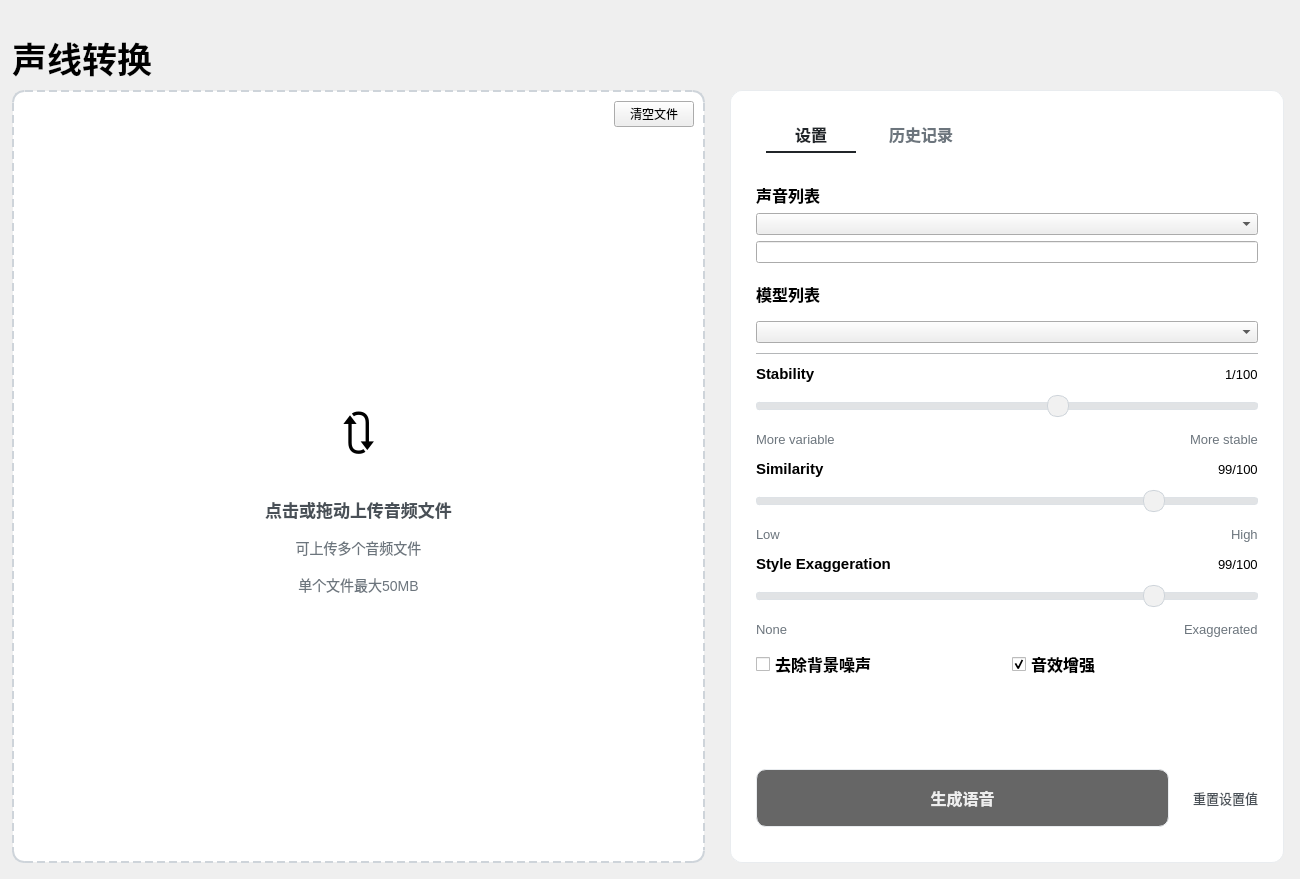
<?xml version="1.0" encoding="UTF-8"?>
<ui version="4.0">
 <class>VoiceChanger</class>
 <widget class="QWidget" name="VoiceChanger">
  <property name="geometry">
   <rect>
    <x>0</x>
    <y>0</y>
    <width>1300</width>
    <height>879</height>
   </rect>
  </property>
  <property name="windowTitle">
   <string>Form</string>
  </property>
  <property name="styleSheet">
   <string notr="true">/*
Overall Style
*/
QWidget#centralwidget {
    background-color: #F8F9FA;
}

/*
Labels
*/


QLabel#uploadTextLabel_1 {
    color: #495057;
    font-size: 17px;
    font-weight: 500;

}


QLabel#uploadTextLabel_3 {
    color: #6C757D;
    font-size: 14px;

}
QLabel#uploadTextLabel_2 {
    color: #6C757D;
    font-size: 14px;

}


/*
Buttons
*/
QPushButton#generateButton {
    border-radius: 10px;
    border: 1px solid #E9ECEF;
    background-color: #666666;
    color: #eeeeee;
    text-align: center;
    font-weight: 600;
    font-size: 16px;
    padding: 16px;
}

QPushButton#generateButton:hover {
    background-color: #999999;
}

QPushButton#resetButton {
    background-color: transparent;
    border: none;
    color: #495057;
    font-size: 13px;
    text-align: right;
}

QPushButton#resetButton:hover {
    text-decoration: underline;
}

/*
Tab Widget
*/
QTabWidget::pane {
    border: none;
}

QTabBar::tab {
    width: 90px;
    height: 35px;
    font-size: 16px;
    font-weight: 500;
    color: #6C757D;
    border-bottom: 2px solid transparent;

    margin: 10px 10px 10px 10px;
}

QTabBar::tab:selected {
    color: #212529;
    border-bottom: 2px solid #212529;
}

QTabBar::tab:hover {
    color: #212529;
}

/*
Sliders
*/
QSlider {
    padding: 5px 0;
}

QSlider::groove:horizontal {
    border: 1px solid #DEE2E6;
    background: #e1e3e5;
    height: 6px;
    border-radius: 3px;
}

QSlider::handle:horizontal {
    background: #F1F1F1;
    border: 1px solid #CED4DA;
    width: 20px;
    height: 20px;
    margin: -8px 0;
    border-radius: 10px;
}

QSlider::handle:horizontal:hover {
    border-color: #ADB5BD;
}

/*
Switches (Styled QCheckBox)
*/

CheckBox {
    font-size: 14px;
    color: #343A40;
    font-weight: 500;
}
/*
Frames and Separators
*/
QFrame#uploadFrame {
    background-color: #FFFFFF;
    border: 2px dashed #CED4DA;
    border-radius: 12px;
}

QFrame#uploadFrame:hover {
    background-color: #FFFFFF;
    border: 2px dashed #a1bbd7;
    border-radius: 12px;
}

QFrame#rightPanelFrame {
    background-color: #FFFFFF;
    border: 1px solid #E9ECEF;
    border-radius: 12px;
    padding: 10px;
}

QFrame#separatorLine {
    background-color: #E9ECEF;
}</string>
  </property>
  <layout class="QVBoxLayout" name="verticalLayout">
   <property name="leftMargin">
    <number>12</number>
   </property>
   <property name="topMargin">
    <number>32</number>
   </property>
   <property name="rightMargin">
    <number>16</number>
   </property>
   <property name="bottomMargin">
    <number>16</number>
   </property>
   <item>
    <widget class="QLabel" name="PackageTitile">
     <property name="maximumSize">
      <size>
       <width>16777215</width>
       <height>3000</height>
      </size>
     </property>
     <property name="font">
      <font>
       <family>微软雅黑</family>
       <pointsize>26</pointsize>
       <weight>75</weight>
       <bold>true</bold>
       <kerning>true</kerning>
      </font>
     </property>
     <property name="text">
      <string>声线转换</string>
     </property>
    </widget>
   </item>
   <item>
    <layout class="QHBoxLayout" name="mainLayout" stretch="5,4">
     <property name="spacing">
      <number>25</number>
     </property>
     <item>
      <widget class="QFrame" name="uploadFrame">
       <property name="frameShape">
        <enum>QFrame::StyledPanel</enum>
       </property>
       <property name="frameShadow">
        <enum>QFrame::Raised</enum>
       </property>
       <layout class="QVBoxLayout" name="verticalLayout_2" stretch="0,0,0,0,0,0,0">
        <property name="spacing">
         <number>15</number>
        </property>
        <item>
         <layout class="QHBoxLayout" name="horizontalLayout_7">
          <property name="bottomMargin">
           <number>0</number>
          </property>
          <item>
           <spacer name="horizontalSpacer_5">
            <property name="orientation">
             <enum>Qt::Horizontal</enum>
            </property>
            <property name="sizeHint" stdset="0">
             <size>
              <width>40</width>
              <height>20</height>
             </size>
            </property>
           </spacer>
          </item>
          <item>
           <widget class="PushButton" name="clearButton">
            <property name="text">
             <string>清空文件</string>
            </property>
           </widget>
          </item>
         </layout>
        </item>
        <item>
         <spacer name="verticalSpacer">
          <property name="orientation">
           <enum>Qt::Vertical</enum>
          </property>
          <property name="sizeHint" stdset="0">
           <size>
            <width>20</width>
            <height>40</height>
           </size>
          </property>
         </spacer>
        </item>
        <item>
         <widget class="QLabel" name="uploadIconLabel">
          <property name="font">
           <font>
            <family>Segoe UI</family>
            <pointsize>36</pointsize>
           </font>
          </property>
          <property name="text">
           <string>🔃</string>
          </property>
          <property name="alignment">
           <set>Qt::AlignCenter</set>
          </property>
         </widget>
        </item>
        <item>
         <widget class="QLabel" name="uploadTextLabel_1">
          <property name="font">
           <font>
            <family>Microsoft JhengHei UI</family>
            <pointsize>-1</pointsize>
            <weight>62</weight>
            <bold>true</bold>
           </font>
          </property>
          <property name="text">
           <string>点击或拖动上传音频文件</string>
          </property>
          <property name="alignment">
           <set>Qt::AlignCenter</set>
          </property>
         </widget>
        </item>
        <item>
         <widget class="QLabel" name="uploadTextLabel_3">
          <property name="font">
           <font>
            <family>Microsoft JhengHei UI</family>
            <pointsize>-1</pointsize>
            <weight>50</weight>
            <bold>false</bold>
           </font>
          </property>
          <property name="text">
           <string>可上传多个音频文件</string>
          </property>
          <property name="alignment">
           <set>Qt::AlignCenter</set>
          </property>
         </widget>
        </item>
        <item>
         <widget class="QLabel" name="uploadTextLabel_2">
          <property name="font">
           <font>
            <family>Microsoft JhengHei UI</family>
            <pointsize>-1</pointsize>
            <weight>50</weight>
            <bold>false</bold>
           </font>
          </property>
          <property name="text">
           <string>单个文件最大50MB</string>
          </property>
          <property name="alignment">
           <set>Qt::AlignCenter</set>
          </property>
         </widget>
        </item>
        <item>
         <spacer name="verticalSpacer_2">
          <property name="orientation">
           <enum>Qt::Vertical</enum>
          </property>
          <property name="sizeHint" stdset="0">
           <size>
            <width>20</width>
            <height>40</height>
           </size>
          </property>
         </spacer>
        </item>
       </layout>
      </widget>
     </item>
     <item>
      <widget class="QFrame" name="rightPanelFrame">
       <property name="frameShape">
        <enum>QFrame::StyledPanel</enum>
       </property>
       <property name="frameShadow">
        <enum>QFrame::Raised</enum>
       </property>
       <layout class="QVBoxLayout" name="verticalLayout_3" stretch="6,1">
        <property name="spacing">
         <number>24</number>
        </property>
        <property name="leftMargin">
         <number>15</number>
        </property>
        <property name="topMargin">
         <number>5</number>
        </property>
        <property name="rightMargin">
         <number>15</number>
        </property>
        <property name="bottomMargin">
         <number>15</number>
        </property>
        <item>
         <widget class="QTabWidget" name="tabWidget">
          <property name="font">
           <font>
            <family>Microsoft JhengHei UI</family>
            <pointsize>14</pointsize>
            <weight>75</weight>
            <bold>true</bold>
           </font>
          </property>
          <property name="currentIndex">
           <number>0</number>
          </property>
          <widget class="QWidget" name="settingsTab">
           <attribute name="title">
            <string>设置</string>
           </attribute>
           <layout class="QVBoxLayout" name="verticalLayout_4" stretch="0,0,0,0,0,0,0,0">
            <property name="spacing">
             <number>10</number>
            </property>
            <property name="leftMargin">
             <number>0</number>
            </property>
            <property name="topMargin">
             <number>20</number>
            </property>
            <property name="rightMargin">
             <number>0</number>
            </property>
            <property name="bottomMargin">
             <number>10</number>
            </property>
            <item>
             <layout class="QVBoxLayout" name="voiceLayout">
              <property name="spacing">
               <number>6</number>
              </property>
              <item>
               <widget class="QLabel" name="sectionTitleLabel">
                <property name="font">
                 <font>
                  <family>Microsoft JhengHei UI</family>
                  <pointsize>12</pointsize>
                  <weight>75</weight>
                  <bold>true</bold>
                 </font>
                </property>
                <property name="text">
                 <string>声音列表</string>
                </property>
               </widget>
              </item>
              <item>
               <widget class="ComboBox" name="voiceSelector"/>
              </item>
              <item>
               <widget class="LineEdit" name="voiceLineEdit"/>
              </item>
             </layout>
            </item>
            <item>
             <layout class="QVBoxLayout" name="modelLayout">
              <property name="spacing">
               <number>6</number>
              </property>
              <item>
               <widget class="QLabel" name="sectionTitleLabel_2">
                <property name="font">
                 <font>
                  <family>Microsoft JhengHei UI</family>
                  <pointsize>12</pointsize>
                  <weight>75</weight>
                  <bold>true</bold>
                 </font>
                </property>
                <property name="text">
                 <string>模型列表</string>
                </property>
               </widget>
              </item>
              <item>
               <widget class="ComboBox" name="modelSelector"/>
              </item>
             </layout>
            </item>
            <item>
             <widget class="QFrame" name="separatorLine">
              <property name="minimumSize">
               <size>
                <width>0</width>
                <height>1</height>
               </size>
              </property>
              <property name="maximumSize">
               <size>
                <width>16777215</width>
                <height>1</height>
               </size>
              </property>
              <property name="frameShape">
               <enum>QFrame::StyledPanel</enum>
              </property>
              <property name="frameShadow">
               <enum>QFrame::Raised</enum>
              </property>
             </widget>
            </item>
            <item>
             <layout class="QVBoxLayout" name="stabilityLayout">
              <item>
               <layout class="QHBoxLayout" name="horizontalLayout_2">
                <item>
                 <widget class="QLabel" name="label">
                  <property name="font">
                   <font>
                    <family>Segoe UI</family>
                    <pointsize>11</pointsize>
                    <weight>75</weight>
                    <bold>true</bold>
                   </font>
                  </property>
                  <property name="text">
                   <string>Stability</string>
                  </property>
                 </widget>
                </item>
                <item>
                 <spacer name="horizontalSpacer">
                  <property name="orientation">
                   <enum>Qt::Horizontal</enum>
                  </property>
                  <property name="sizeHint" stdset="0">
                   <size>
                    <width>40</width>
                    <height>20</height>
                   </size>
                  </property>
                 </spacer>
                </item>
                <item>
                 <widget class="QLabel" name="StabilityValue">
                  <property name="font">
                   <font>
                    <family>Segoe UI</family>
                    <pointsize>10</pointsize>
                   </font>
                  </property>
                  <property name="text">
                   <string>1/100</string>
                  </property>
                 </widget>
                </item>
               </layout>
              </item>
              <item>
               <widget class="Slider" name="stabilitySlider">
                <property name="value">
                 <number>60</number>
                </property>
                <property name="orientation">
                 <enum>Qt::Horizontal</enum>
                </property>
               </widget>
              </item>
              <item>
               <layout class="QHBoxLayout" name="horizontalLayout_3">
                <item>
                 <widget class="QLabel" name="label_3">
                  <property name="font">
                   <font>
                    <family>Segoe UI</family>
                    <pointsize>10</pointsize>
                    <weight>50</weight>
                    <bold>false</bold>
                   </font>
                  </property>
                  <property name="styleSheet">
                   <string notr="true">color: #6C757D;</string>
                  </property>
                  <property name="text">
                   <string>More variable</string>
                  </property>
                 </widget>
                </item>
                <item>
                 <spacer name="horizontalSpacer_2">
                  <property name="orientation">
                   <enum>Qt::Horizontal</enum>
                  </property>
                  <property name="sizeHint" stdset="0">
                   <size>
                    <width>40</width>
                    <height>20</height>
                   </size>
                  </property>
                 </spacer>
                </item>
                <item>
                 <widget class="QLabel" name="label_4">
                  <property name="font">
                   <font>
                    <family>Segoe UI</family>
                    <pointsize>10</pointsize>
                   </font>
                  </property>
                  <property name="styleSheet">
                   <string notr="true">color: #6C757D;</string>
                  </property>
                  <property name="text">
                   <string>More stable</string>
                  </property>
                 </widget>
                </item>
               </layout>
              </item>
             </layout>
            </item>
            <item>
             <layout class="QVBoxLayout" name="similarityLayout">
              <item>
               <layout class="QHBoxLayout" name="horizontalLayout_4">
                <item>
                 <widget class="QLabel" name="label_5">
                  <property name="font">
                   <font>
                    <family>Segoe UI</family>
                    <pointsize>11</pointsize>
                    <weight>75</weight>
                    <bold>true</bold>
                   </font>
                  </property>
                  <property name="text">
                   <string>Similarity</string>
                  </property>
                 </widget>
                </item>
                <item>
                 <spacer name="horizontalSpacer_3">
                  <property name="orientation">
                   <enum>Qt::Horizontal</enum>
                  </property>
                  <property name="sizeHint" stdset="0">
                   <size>
                    <width>40</width>
                    <height>20</height>
                   </size>
                  </property>
                 </spacer>
                </item>
                <item>
                 <widget class="QLabel" name="SimilarityValue">
                  <property name="font">
                   <font>
                    <family>Segoe UI</family>
                    <pointsize>10</pointsize>
                   </font>
                  </property>
                  <property name="text">
                   <string>99/100</string>
                  </property>
                 </widget>
                </item>
               </layout>
              </item>
              <item>
               <widget class="Slider" name="similaritySlider">
                <property name="value">
                 <number>80</number>
                </property>
                <property name="orientation">
                 <enum>Qt::Horizontal</enum>
                </property>
               </widget>
              </item>
              <item>
               <layout class="QHBoxLayout" name="horizontalLayout_5">
                <item>
                 <widget class="QLabel" name="label_6">
                  <property name="font">
                   <font>
                    <family>Segoe UI</family>
                    <pointsize>10</pointsize>
                   </font>
                  </property>
                  <property name="styleSheet">
                   <string notr="true">color: #6C757D;</string>
                  </property>
                  <property name="text">
                   <string>Low</string>
                  </property>
                 </widget>
                </item>
                <item>
                 <spacer name="horizontalSpacer_4">
                  <property name="orientation">
                   <enum>Qt::Horizontal</enum>
                  </property>
                  <property name="sizeHint" stdset="0">
                   <size>
                    <width>40</width>
                    <height>20</height>
                   </size>
                  </property>
                 </spacer>
                </item>
                <item>
                 <widget class="QLabel" name="label_7">
                  <property name="font">
                   <font>
                    <family>Segoe UI</family>
                    <pointsize>10</pointsize>
                   </font>
                  </property>
                  <property name="styleSheet">
                   <string notr="true">color: #6C757D;</string>
                  </property>
                  <property name="text">
                   <string>High</string>
                  </property>
                 </widget>
                </item>
               </layout>
              </item>
             </layout>
            </item>
            <item>
             <layout class="QVBoxLayout" name="exaggerationLayout">
              <item>
               <layout class="QHBoxLayout" name="horizontalLayout_8">
                <item>
                 <widget class="QLabel" name="label_8">
                  <property name="font">
                   <font>
                    <family>Segoe UI</family>
                    <pointsize>11</pointsize>
                    <weight>75</weight>
                    <bold>true</bold>
                   </font>
                  </property>
                  <property name="text">
                   <string>Style Exaggeration</string>
                  </property>
                 </widget>
                </item>
                <item>
                 <spacer name="horizontalSpacer_6">
                  <property name="orientation">
                   <enum>Qt::Horizontal</enum>
                  </property>
                  <property name="sizeHint" stdset="0">
                   <size>
                    <width>40</width>
                    <height>20</height>
                   </size>
                  </property>
                 </spacer>
                </item>
                <item>
                 <widget class="QLabel" name="ExaggerationValue">
                  <property name="font">
                   <font>
                    <family>Segoe UI</family>
                    <pointsize>10</pointsize>
                   </font>
                  </property>
                  <property name="text">
                   <string>99/100</string>
                  </property>
                 </widget>
                </item>
               </layout>
              </item>
              <item>
               <widget class="Slider" name="exaggerationSlider">
                <property name="value">
                 <number>80</number>
                </property>
                <property name="orientation">
                 <enum>Qt::Horizontal</enum>
                </property>
               </widget>
              </item>
              <item>
               <layout class="QHBoxLayout" name="horizontalLayout_9">
                <item>
                 <widget class="QLabel" name="label_9">
                  <property name="font">
                   <font>
                    <family>Segoe UI</family>
                    <pointsize>10</pointsize>
                   </font>
                  </property>
                  <property name="styleSheet">
                   <string notr="true">color: #6C757D;</string>
                  </property>
                  <property name="text">
                   <string>None</string>
                  </property>
                 </widget>
                </item>
                <item>
                 <spacer name="horizontalSpacer_7">
                  <property name="orientation">
                   <enum>Qt::Horizontal</enum>
                  </property>
                  <property name="sizeHint" stdset="0">
                   <size>
                    <width>40</width>
                    <height>20</height>
                   </size>
                  </property>
                 </spacer>
                </item>
                <item>
                 <widget class="QLabel" name="label_10">
                  <property name="font">
                   <font>
                    <family>Segoe UI</family>
                    <pointsize>10</pointsize>
                   </font>
                  </property>
                  <property name="styleSheet">
                   <string notr="true">color: #6C757D;</string>
                  </property>
                  <property name="text">
                   <string>Exaggerated</string>
                  </property>
                 </widget>
                </item>
               </layout>
              </item>
             </layout>
            </item>
            <item>
             <layout class="QHBoxLayout" name="horizontalLayout">
              <item>
               <widget class="CheckBox" name="removeBgNoiseCheck">
                <property name="font">
                 <font>
                  <family>Microsoft JhengHei UI</family>
                  <pointsize>12</pointsize>
                  <weight>75</weight>
                  <bold>true</bold>
                 </font>
                </property>
                <property name="text">
                 <string>去除背景噪声</string>
                </property>
               </widget>
              </item>
              <item>
               <widget class="CheckBox" name="speakerBoostCheck">
                <property name="font">
                 <font>
                  <family>Microsoft JhengHei UI</family>
                  <pointsize>12</pointsize>
                  <weight>75</weight>
                  <bold>true</bold>
                 </font>
                </property>
                <property name="text">
                 <string>音效增强</string>
                </property>
                <property name="checked">
                 <bool>true</bool>
                </property>
               </widget>
              </item>
             </layout>
            </item>
            <item>
             <spacer name="verticalSpacer_3">
              <property name="orientation">
               <enum>Qt::Vertical</enum>
              </property>
              <property name="sizeType">
               <enum>QSizePolicy::Fixed</enum>
              </property>
              <property name="sizeHint" stdset="0">
               <size>
                <width>20</width>
                <height>40</height>
               </size>
              </property>
             </spacer>
            </item>
           </layout>
          </widget>
          <widget class="QWidget" name="historyTab">
           <attribute name="title">
            <string>历史记录</string>
           </attribute>
           <layout class="QVBoxLayout" name="verticalLayout_5" stretch="0">
            <property name="spacing">
             <number>0</number>
            </property>
            <property name="leftMargin">
             <number>0</number>
            </property>
            <property name="topMargin">
             <number>0</number>
            </property>
            <property name="rightMargin">
             <number>0</number>
            </property>
            <property name="bottomMargin">
             <number>0</number>
            </property>
            <item>
             <widget class="QScrollArea" name="HistoryScroll">
              <property name="widgetResizable">
               <bool>true</bool>
              </property>
              <widget class="QWidget" name="scrollAreaWidgetContents">
               <property name="geometry">
                <rect>
                 <x>0</x>
                 <y>0</y>
                 <width>98</width>
                 <height>28</height>
                </rect>
               </property>
              </widget>
             </widget>
            </item>
           </layout>
          </widget>
         </widget>
        </item>
        <item>
         <layout class="QHBoxLayout" name="horizontalLayout_6">
          <property name="topMargin">
           <number>16</number>
          </property>
          <property name="bottomMargin">
           <number>10</number>
          </property>
          <item>
           <widget class="QPushButton" name="generateButton">
            <property name="sizePolicy">
             <sizepolicy hsizetype="MinimumExpanding" vsizetype="Fixed">
              <horstretch>0</horstretch>
              <verstretch>0</verstretch>
             </sizepolicy>
            </property>
            <property name="text">
             <string>生成语音</string>
            </property>
           </widget>
          </item>
          <item>
           <widget class="QPushButton" name="resetButton">
            <property name="text">
             <string>重置设置值</string>
            </property>
           </widget>
          </item>
         </layout>
        </item>
       </layout>
      </widget>
     </item>
    </layout>
   </item>
  </layout>
 </widget>
 <customwidgets>
  <customwidget>
   <class>PushButton</class>
   <extends>QPushButton</extends>
   <header location="global">qfluentwidgets</header>
  </customwidget>
  <customwidget>
   <class>ComboBox</class>
   <extends>QComboBox</extends>
   <header location="global">qfluentwidgets</header>
  </customwidget>
  <customwidget>
   <class>Slider</class>
   <extends>QSlider</extends>
   <header location="global">qfluentwidgets</header>
  </customwidget>
  <customwidget>
   <class>CheckBox</class>
   <extends>QCheckBox</extends>
   <header location="global">qfluentwidgets</header>
  </customwidget>
  <customwidget>
   <class>LineEdit</class>
   <extends>QLineEdit</extends>
   <header>qfluentwidgets</header>
  </customwidget>
 </customwidgets>
 <resources/>
 <connections/>
</ui>
